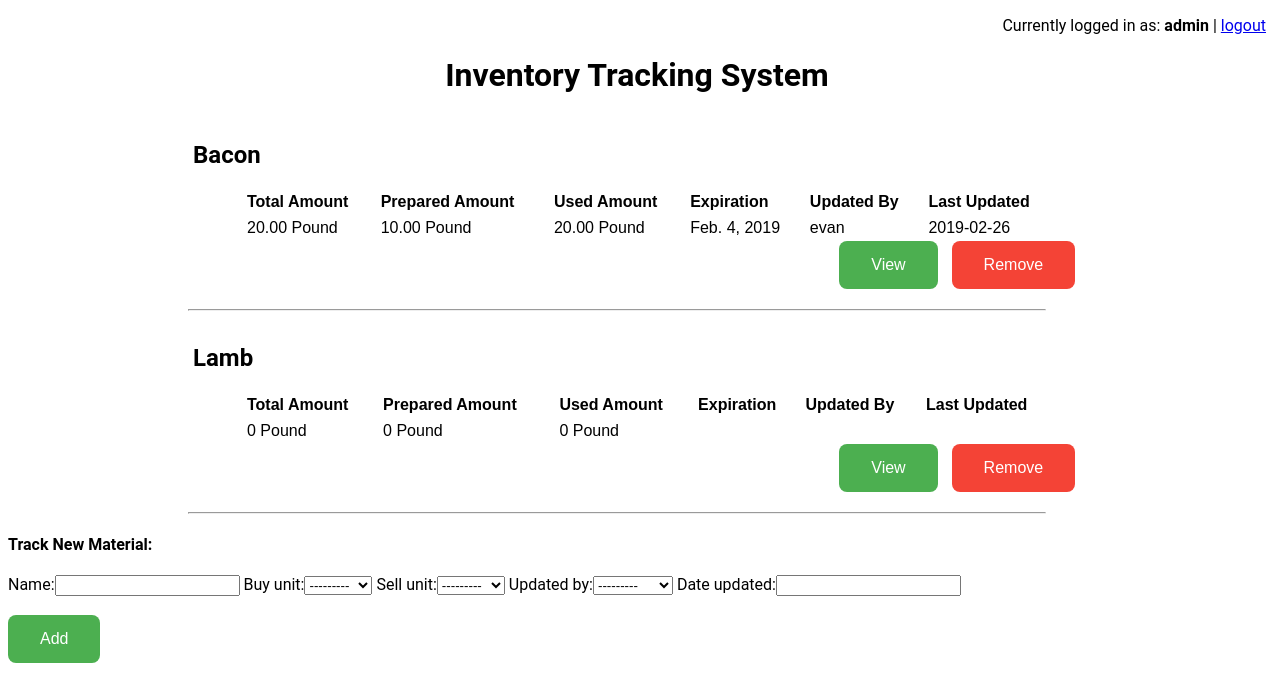
Screenshot of /is/material/ (signed in) with the database file from the repository.
### InventorySystem/models.py (models this page shows, shortened)
class MaterialType(models.Model):
    id = models.AutoField(primary_key=True)
    name = models.CharField(max_length=100)
    buy_unit = models.ForeignKey(UnitLookup, on_delete=models.CASCADE, related_name='buy_unit')
    sell_unit = models.ForeignKey(UnitLookup, on_delete=models.CASCADE, related_name='sell_unit')
    updated_by = models.ForeignKey(User, null=True, on_delete=models.CASCADE)
    date_updated = models.DateField(null=True)
    '''buy_unit_cost = models.DecimalField(max_digits=6, decimal_places=2)'''
    '''sell_unit_cost = models.DecimalField(max_digits=6, decimal_places=2)'''

class UnitLookup(models.Model):
    id = models.AutoField(primary_key=True)
    name = models.CharField(max_length=15)
    def __str__(self):
        return self.name

class Material(models.Model):
    id = models.AutoField(primary_key=True)
    initial_amount = models.DecimalField(max_digits=6, decimal_places=2)
    current_amount = models.DecimalField(max_digits=6, decimal_places=2)
    prepared_amount = models.DecimalField(max_digits=6, decimal_places=2)
    expiration_date = models.DateField()
    '''notification_days = models.IntegerField()'''
    material_type = models.ForeignKey(MaterialType, on_delete=models.CASCADE)
    '''restaurant = models.ForeignKey(Restaurant, on_delete=models.CASCADE)'''

### InventorySystem/views.py (the view)
# urls.py: path('material/', total_amounts),
def total_amounts(request):
    materials = []
    for material_type in MaterialType.objects.all():
        material_obj = {'name': material_type.name}
        material_obj['id'] = material_type.id
        total_amount = 0
        prepared_amount = 0
        total_initial_amount = 0
        used_amount = 0
        if len(Material.objects.filter(material_type=material_type)) == 0:
            material_obj['total_amount'] = 0
            material_obj['prepared_amount'] = 0
            material_obj['used_amount'] = 0
            material_obj['buy_unit'] = material_type.buy_unit
            materials.append(material_obj)
            continue
        earliest_expiration_material = Material.objects.filter(material_type=material_type).latest('-expiration_date')
        expiration_date = earliest_expiration_material.expiration_date
        material_obj['expiration_date'] = expiration_date
        for material in Material.objects.filter(material_type=material_type):
            total_amount += material.current_amount
            prepared_amount += material.prepared_amount
            total_initial_amount += material.initial_amount
        used_amount = total_initial_amount - total_amount
        material_obj['total_amount'] = total_amount
        material_obj['prepared_amount'] = prepared_amount
        material_obj['used_amount'] = used_amount
        material_obj['buy_unit'] = material_type.buy_unit.name
        material_obj['updated_by'] = material_type.updated_by
        material_obj['date_updated'] = material_type.date_updated.strftime('%Y-%m-%d')
        materials.append(material_obj)
    return render(request, 'total_amount.html', {'materials': materials, 'form': {'mat': {'id': 0}, 'form': MaterialTypeForm()}})

### templates/total_amount.html (shortened to what this page needs)
<!DOCTYPE html>
<html lang="en">
<head>
</head>
<body>
    {% block content %}
    {% if user.is_authenticated %}
        <div>
            <div class = log-out>
                <p>Currently logged in as:
                    <b>
                        {{ request.user.username }}
                    </b>
                    |
                    <a href="{% url 'logout' %}">logout</a>
                </p>
             </div>
            <h1>Inventory Tracking System</h1>
        </div>
        {% for material in materials %}
            <div class="material-span">
                <h2>{{ material.name }}</h2>
                <div class="material-card">
                    <table>
                        <tr>
                            <th>Total Amount</th>
                            <th>Prepared Amount</th>
                            <th>Used Amount</th>
                            <th>Expiration</th>
                            <th>Updated By</th>
                            <th>Last Updated</th>
                        </tr>
                        <tr>
                            <td>{{ material.total_amount }} {{ material.buy_unit}}</td>
                            <td>{{ material.prepared_amount }} {{ material.buy_unit }}</td>
                            <td>{{ material.used_amount }} {{ material.buy_unit }}</td>
                            <td>{{ material.expiration_date }}</td>
                            <td>{{ material.updated_by }}</td>
                            <td>{{ material.date_updated}}</td>
                        </tr>
                    </table>
                </div>
                <div class="button-div"><form>
                    <button class="page-button" type="submit" formaction="/is/material/summary/{{ material.name }}">View</button>
                    <button class="delete-button" type="submit" formaction="/is/material/type/remove/{{ material.id }}">Remove</button>
                </form></div>
            </div>
            <div class = "hr-div"><hr></div>
        {% endfor %}
           <h4>Track New Material:</h4>
            <form class="material-form new-form" method="post" action="/is/material/type/update/{{ form.mat.id }}">
                {{ form.form }}
                <br/>
                <div class = "add-button-div">
                    <br/>
                     <button class="page-button" type="submit">Add</button>
                </div>
            </form>
    {% else %}
        <p>You are not logged in</p>
        <a href="{% url 'login' %}">login</a>
    {% endif %}
    {% endblock %}
</body>
</html>

### templates/total_amount.html (style rules this page uses)
body { font-family: "Roboto", "Lucida Grande", Verdana, Arial, sans-serif; }
h1 { text-align: center; }
table { font-family: arial, sans-serif; border-collapse: collapse; width: 80%; }
td, th { text-align: left; padding: 4px }
.material-card { display: flex; flex-direction: row; justify-content: space-between; width: 90%; margin-left: 50px; }
.material-span { margin-bottom: 15px; padding: 5px; border-radius: 10px; width: 90%; align-self: center; margin-left: 180px; }
.log-out { text-align: right; }
.page-button { background-color: #4CAF50; border: none; color: white; padding: 15px 32px; text-align: center; text-decoration: none; display: inline-block; font-size: 16px; border-radius: 8px; }
.delete-button { background-color: #f44336; border: none; color: white; padding: 15px 32px; text-align: center; text-decoration: none; display: inline-block; font-size: 16px; border-radius: 8px; margin-left: 10px; transition: 0.5s; }
.button-div { display: flex; flex-direction: row; justify-content: flex-end; margin-right: 250px; }
.hr-div { margin-left: 180px; margin-right: 220px; }

### rows the page displays
UnitLookup: name "Lamb", total_amount "0", buy_unit "Pound", prepared_amount "0", used_amount "0"

### other values shown
{{ request.user.username }} "admin"
{{ material.name }} "Bacon"
{{ material.total_amount }} "20.00"
{{ material.buy_unit }} "Pound"
{{ material.prepared_amount }} "10.00"
{{ material.used_amount }} "20.00"
{{ material.expiration_date }} "Feb. 4, 2019"
{{ material.updated_by }} "evan"
{{ material.date_updated }} "2019-02-26"
